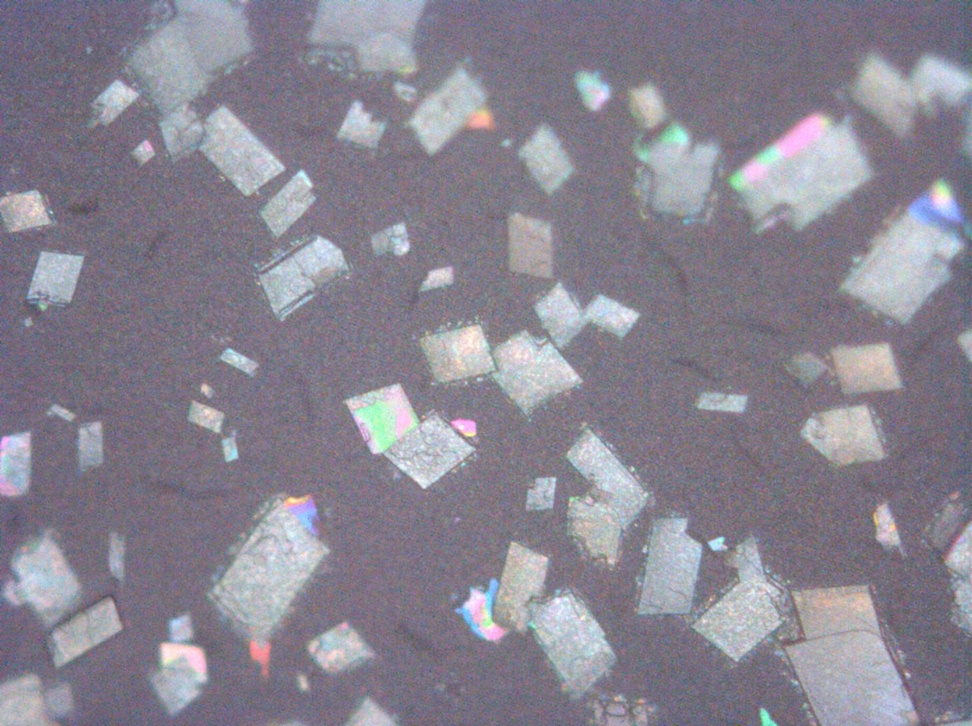
%> input picture Mastery9/crystals.jpeg, 972 x 726 px, shrunk from 1392 x 1040 before the run
$ octave problem1.m   (GNU Octave 9; MATLAB toolbox functions it lacks are replaced by stand-ins)
%> lines starting %> are read from the running program, lines starting %| are printed output that depends on the picture
%% Ravi Namuduri 1543511 ENGI 1331 TTh 2:30-4

%problem 1

clc
clear
close all

crystal = imread('crystals.jpeg');
%> crystal is the input picture: size 726x972x3 uint8; mean R, G, B 136.8, 132.6, 145.2

red = crystal(:,:,1);
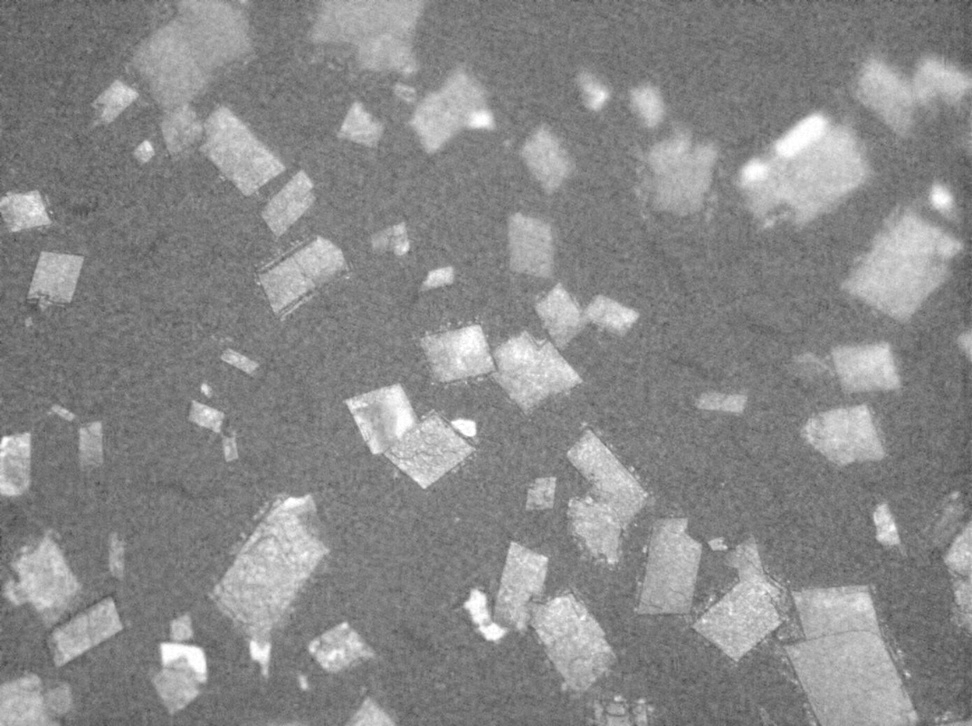
%> red: size 726x972 uint8; min 58, max 255, mean 136.8
green = crystal(:,:,2);
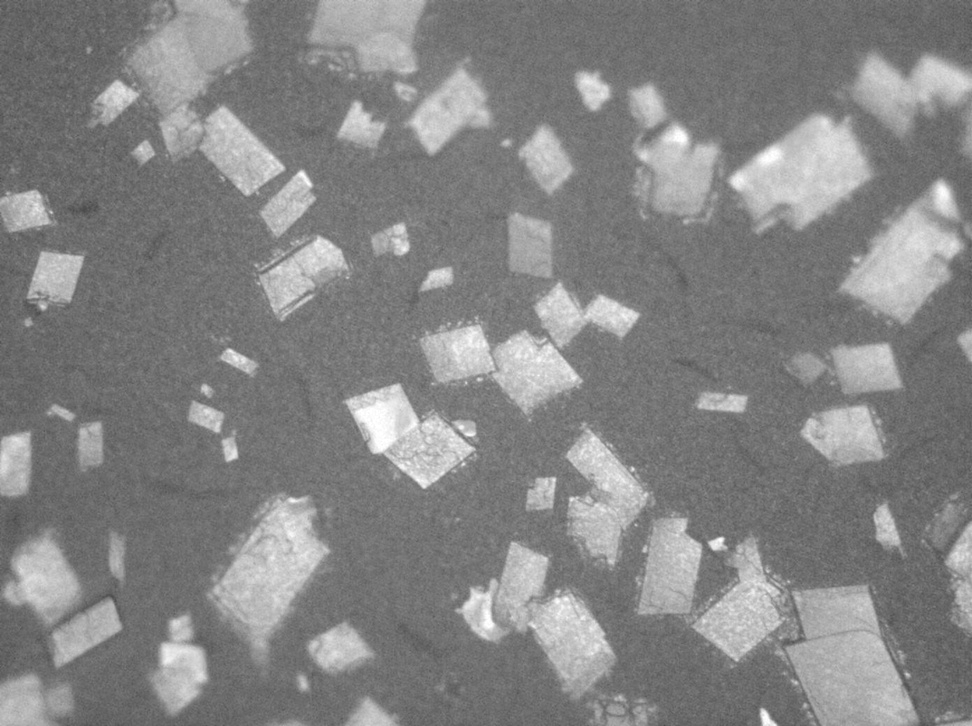
%> green: size 726x972 uint8; min 74, max 255, mean 132.6
blue = crystal(:,:,3);
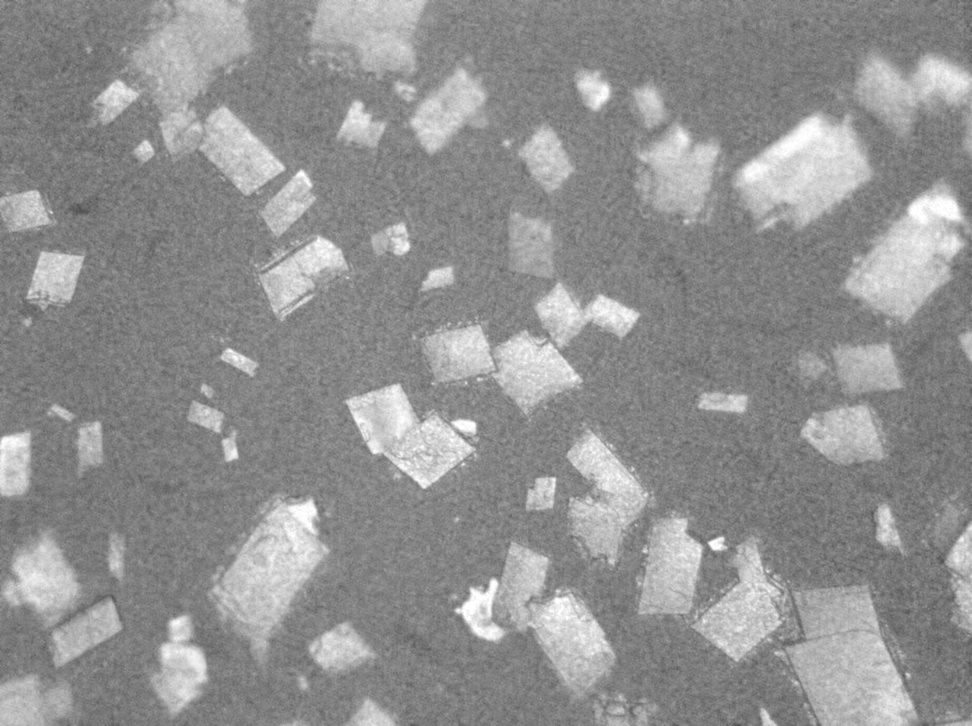
%> blue: size 726x972 uint8; min 78, max 255, mean 145.2

intensity = 0.2989*red + 0.5870*green + 0.1140*blue;

h_sobel = [-1 -2 -1; 0 0 0; 1 2 1];
v_sobel = [-1 0 1; -2 0 2; -1 0 1];

Horizontal = conv2(double(intensity), double(h_sobel));
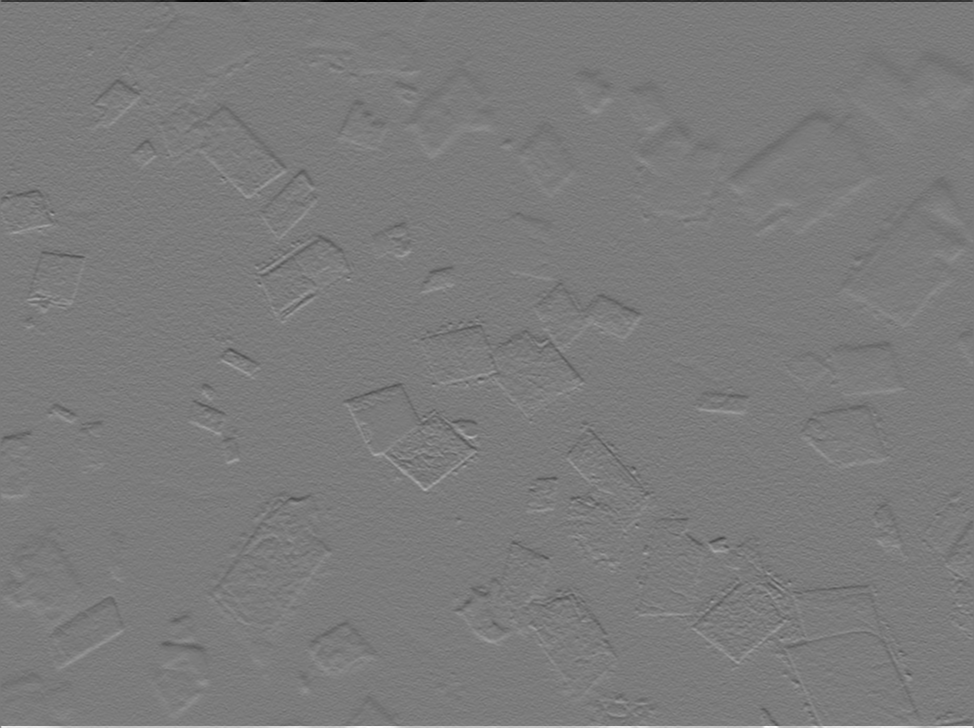
%> Horizontal: size 728x974 double; min -775, max 823, mean 0; drawn with min black and max white
Vertical = conv2(double(intensity), double(v_sobel));
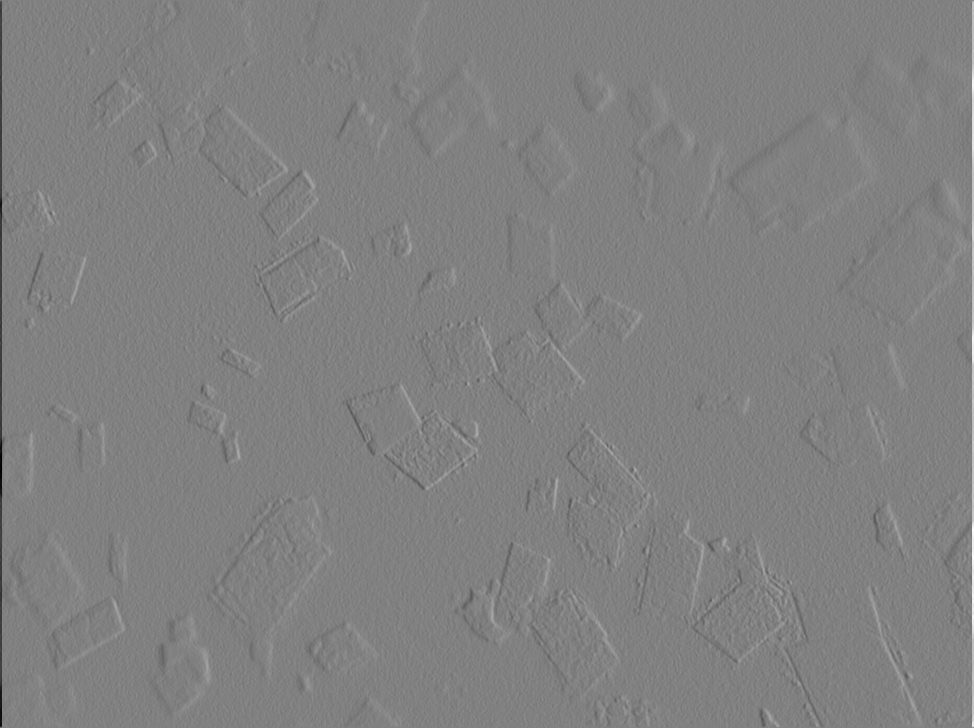
%> Vertical: size 728x974 double; min -837, max 818, mean 0; drawn with min black and max white

figure

subplot(2, 2, 1);
image(crystal);

subplot(2, 2, 2);
image(Horizontal);

subplot(2, 2, 3);
image((Horizontal.^2 + Vertical.^2).^(0.5));

subplot(2, 2, 4);
image(Vertical);
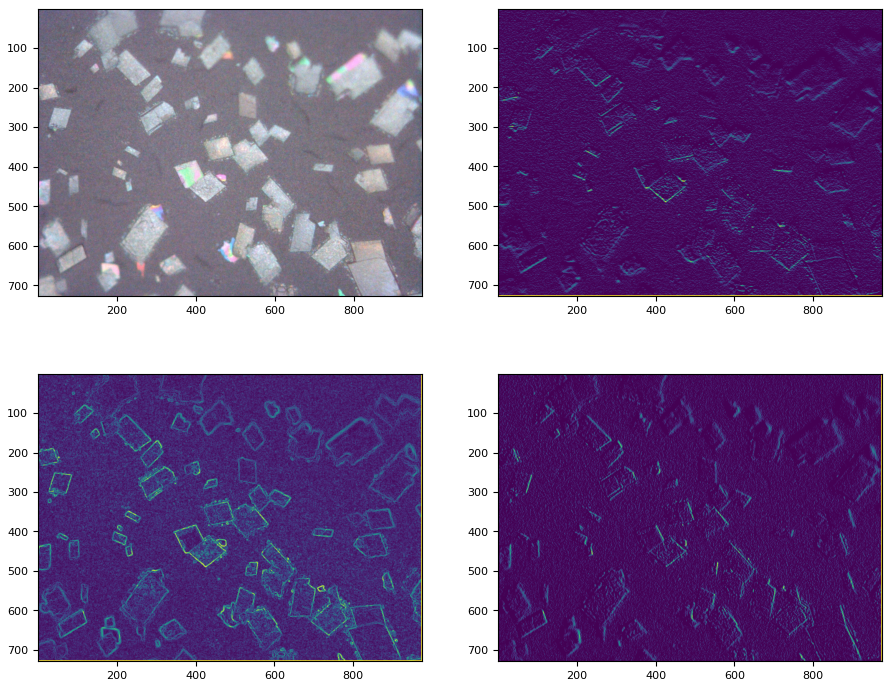
%> figure redrawn from the program's plot data, 4 panels
